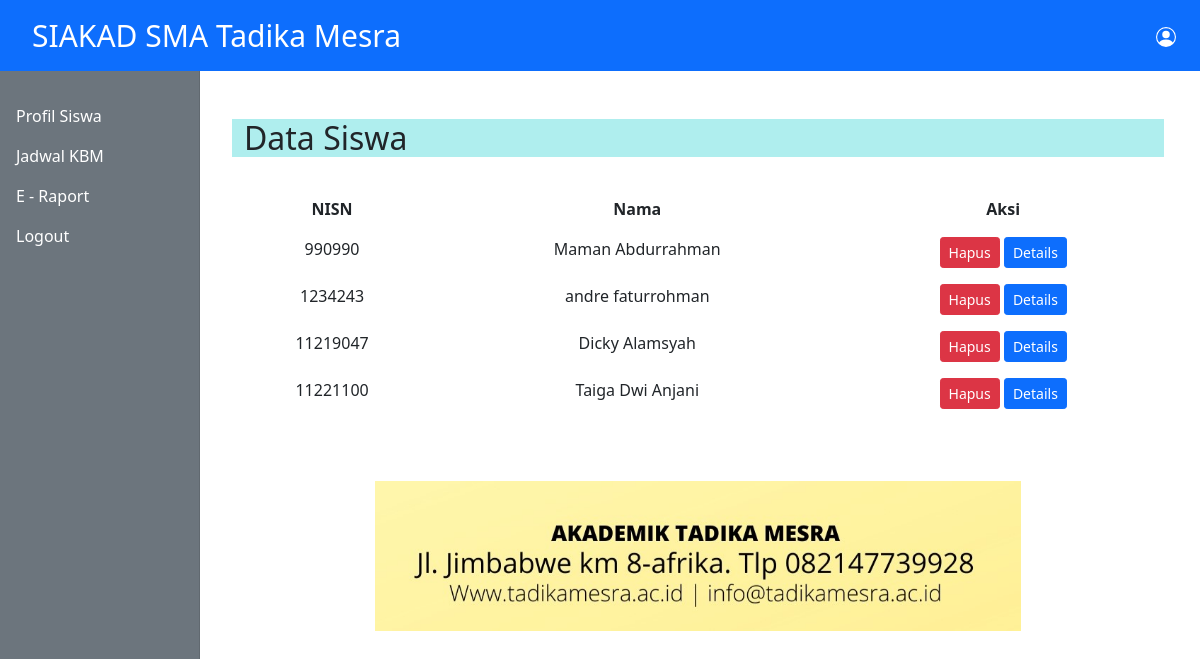
Screenshot of /admin/data-siswa.php with the database file from the repository.
### tables this page shows
CREATE TABLE `profil_siswa` (
  `NISN` int(10) NOT NULL,
  `nama` text NOT NULL,
  `tempat` text NOT NULL,
  `tanggal_lahir` date NOT NULL,
  `jenis_kelamin` varchar(40) NOT NULL,
  `agama` varchar(40) NOT NULL,
  `alamat` text NOT NULL,
  `telp` varchar(20) NOT NULL,
  `email` varchar(50) NOT NULL
);

### admin/data-siswa.php (the view)
<?php
    include_once '../database/koneksi.php';
    include_once '../templates/header.php';
    $sql = "SELECT * FROM profil_siswa";
    $exec = mysqli_query($koneksi,$sql);
?>
<div class="container mt-5" style="background-color:#AFEEEE;">
    <h2>Data Siswa</h2>
</div>
<br>
<div class="container">
		<div class="row">
			<table class="table table-borderless" style = "text-align:center;">
				<tr>
					<th>NISN</th>
					<th>Nama</th>
					<th>Aksi</th>
				</tr>
			<?php while($rows = mysqli_fetch_assoc($exec)):?>
				<tr>
					<td><?= $rows["NISN"];?></td>
					<td><?= $rows["nama"];?></td>
					<td><a href="hapus-siswa.php?nisn=<?= $rows["NISN"]?>" style="color: white; text-decoration:none;" class="btn btn-danger btn-sm"
                    onclick = "return confirm('yakin?');">Hapus</a>
  					<a href="details-siswa.php?nisn=<?= $rows["NISN"]?>" style="color: white; text-decoration:none;" class="btn btn-primary btn-sm">Details</a></td>
				</tr>
			<?php endwhile;?>
			</table>
		</div>
	</div>
<?php include_once '../templates/footer.php';?>

### rows the page displays
profil_siswa: NISN "990990", nama "Maman Abdurrahman"
profil_siswa: NISN "1234243", nama "andre faturrohman"
profil_siswa: NISN "11219047", nama "Dicky Alamsyah"
profil_siswa: NISN "11221100", nama "Taiga Dwi Anjani"
